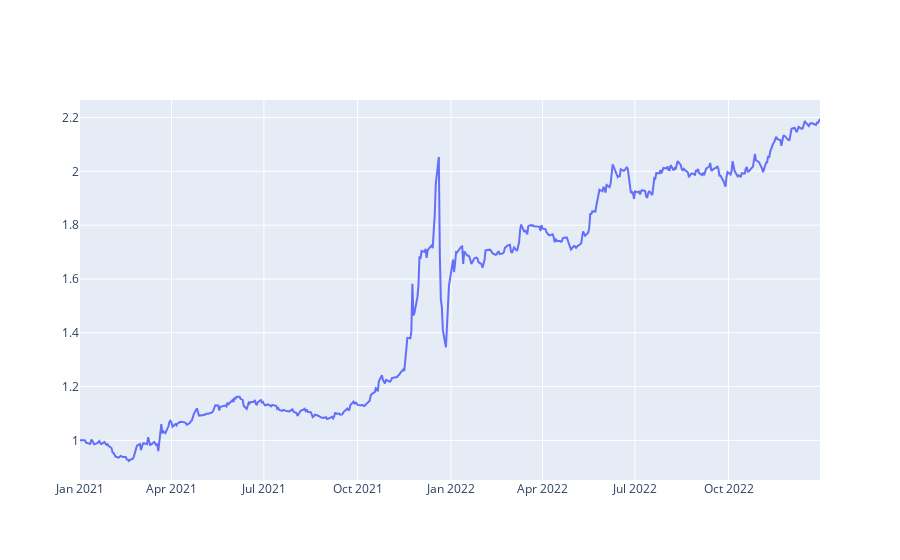

Notebook source saved alongside this figure:
### Code cell
fig1=px.line(kurToplam,y="Normalize",
        hover_data={"Normalize":":.2f","Kapanış (TRY)":":.2f"},
        title="2021 Yılı EUR/TL Değişimi",
        labels={"Date":"Tarih","Normalize":"EUR/TL TRY"})





trace={"mode":"lines","name":"Trace 1","x":kurToplam.index,"y":kurToplam["Normalize"]}
data=go.Data=(trace)

fig2=go.Figure(data=data)




fig3=px.line(bist30Toplam,y="Normalize",
        hover_data={"Normalize":":.2f","Kapanış (TRY)":":.2f"},
        title="2021 Yılı BIST30 Endeksi Değişimi",
        labels={"Date":"Tarih","Normalize":"BIST30 Endeksi TRY"})




trace={"mode":"lines","name":"Trace 1","x":kurToplam.index,"y":kurToplam["Normalize"]}
data=go.Data=(trace)

fig4=go.Figure(data=data)

### Figure 1 — Plotly figure (JSON) as saved in the notebook; plotly's stock layout.template omitted (floating-point values rounded to 4 significant figures; data arrays with more than 128 entries replaced by an {"elided": "..."} marker saying what was removed)
{"data": [{"mode": "lines", "name": "Trace 1", "type": "scatter", "x": {"elided": "520 str values"}, "y": {"elided": "520 float values"}}], "layout": {}}
